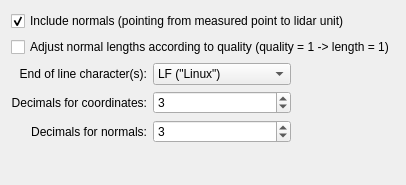
                     <widget class="QWidget" name="tab_Lidar_PointCloud_FileFormatSettings_XYZ">
                      <property name="autoFillBackground">
                       <bool>true</bool>
                      </property>
                      <attribute name="title">
                       <string>Settings for XYZ-files</string>
                      </attribute>
                      <layout class="QVBoxLayout" name="verticalLayout_30">
                       <item>
                        <widget class="QCheckBox" name="checkBox_Lidar_PointCloud_FileFormat_XYZ_IncludeNormals">
                         <property name="text">
                          <string>Include normals (pointing from measured point to lidar unit)</string>
                         </property>
                         <property name="checked">
                          <bool>true</bool>
                         </property>
                        </widget>
                       </item>
                       <item>
                        <widget class="QCheckBox" name="checkBox_Lidar_PointCloud_FileFormat_XYZ_NormalLengthsAsQuality">
                         <property name="toolTip">
                          <string>&lt;html&gt;&lt;head/&gt;&lt;body&gt;&lt;p&gt;Normal lengths can be utilized in MeshLab&lt;/p&gt;&lt;/body&gt;&lt;/html&gt;</string>
                         </property>
                         <property name="text">
                          <string>Adjust normal lengths according to quality (quality = 1 -&gt; length = 1)</string>
                         </property>
                        </widget>
                       </item>
                       <item>
                        <layout class="QHBoxLayout" name="horizontalLayout_3">
                         <item>
                          <layout class="QGridLayout" name="gridLayout_2">
                           <item row="0" column="0">
                            <widget class="QLabel" name="label_Lidar_PointCloud_FileFormat_XYZ_EOLCharacter">
                             <property name="text">
                              <string>End of line character(s):</string>
                             </property>
                             <property name="alignment">
                              <set>Qt::AlignRight|Qt::AlignTrailing|Qt::AlignVCenter</set>
                             </property>
                            </widget>
                           </item>
                           <item row="0" column="1">
                            <widget class="QComboBox" name="comboBox_Lidar_PointCloud_FileFormat_XYZ_EOLCharacter">
                             <property name="currentIndex">
                              <number>1</number>
                             </property>
                             <item>
                              <property name="text">
                               <string>CR</string>
                              </property>
                             </item>
                             <item>
                              <property name="text">
                               <string>LF (&quot;Linux&quot;)</string>
                              </property>
                             </item>
                             <item>
                              <property name="text">
                               <string>CR+LF (&quot;Windows&quot;)</string>
                              </property>
                             </item>
                            </widget>
                           </item>
                           <item row="1" column="0">
                            <widget class="QLabel" name="label_Lidar_PointCloud_FileFormat_XYZ_Decimals_Coords">
                             <property name="text">
                              <string>Decimals for coordinates:</string>
                             </property>
                             <property name="alignment">
                              <set>Qt::AlignRight|Qt::AlignTrailing|Qt::AlignVCenter</set>
                             </property>
                            </widget>
                           </item>
                           <item row="1" column="1">
                            <widget class="QSpinBox" name="spinBox_Lidar_PointCloud_FileFormat_XYZ_Decimals_Coords">
                             <property name="minimum">
                              <number>1</number>
                             </property>
                             <property name="maximum">
                              <number>6</number>
                             </property>
                             <property name="value">
                              <number>3</number>
                             </property>
                            </widget>
                           </item>
                           <item row="2" column="0">
                            <widget class="QLabel" name="label_Lidar_PointCloud_FileFormat_XYZ_Decimals_Normals">
                             <property name="text">
                              <string>Decimals for normals:</string>
                             </property>
                             <property name="alignment">
                              <set>Qt::AlignRight|Qt::AlignTrailing|Qt::AlignVCenter</set>
                             </property>
                            </widget>
                           </item>
                           <item row="2" column="1">
                            <widget class="QSpinBox" name="spinBox_Lidar_PointCloud_FileFormat_XYZ_Decimals_Normals">
                             <property name="minimum">
                              <number>1</number>
                             </property>
                             <property name="maximum">
                              <number>6</number>
                             </property>
                             <property name="value">
                              <number>3</number>
                             </property>
                            </widget>
                           </item>
                          </layout>
                         </item>
                         <item>
                          <spacer name="horizontalSpacer_6">
                           <property name="orientation">
                            <enum>Qt::Horizontal</enum>
                           </property>
                           <property name="sizeHint" stdset="0">
                            <size>
                             <width>40</width>
                             <height>20</height>
                            </size>
                           </property>
                          </spacer>
                         </item>
                        </layout>
                       </item>
                       <item>
                        <spacer name="verticalSpacer_2">
                         <property name="orientation">
                          <enum>Qt::Vertical</enum>
                         </property>
                         <property name="sizeHint" stdset="0">
                          <size>
                           <width>20</width>
                           <height>31</height>
                          </size>
                         </property>
                        </spacer>
                       </item>
                      </layout>
                     </widget>
